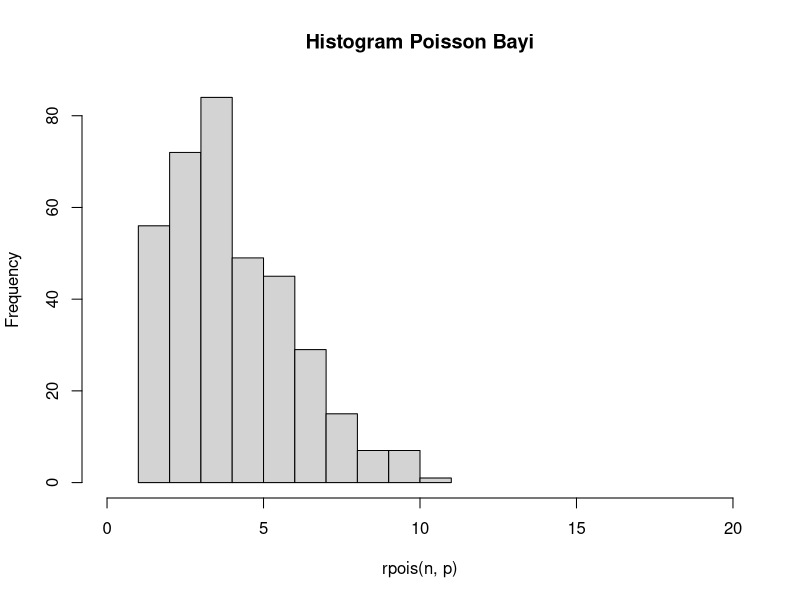

The R script that drew this image:
# 3 Diketahui data dari sebuah tempat bersalin di rumah sakit tertentu menunjukkan rata-rata historis 4,5 bayi lahir di rumah sakit ini setiap hari. (gunakan Distribusi Poisson)

#a
#Berapa peluang bahwa 6 bayi akan lahir di rumah sakit ini besok?
x = 6
l = 4.5
dpois(x,l)

#b
#simulasikan dan buatlah histogram kelahiran 6 bayi akan lahir di rumah sakit ini selama setahun (n = 365)
p = 4.5
n = 365
set.seed(0)
hist(rpois(n, p),
     main = "Histogram Poisson Bayi",
     xlim = c(0,20)
)

#d
#Nilai Rataan (μ) dan Varian (σ2) dari Distribusi Poisson.
rataan = l
rataan
varian = l
varian